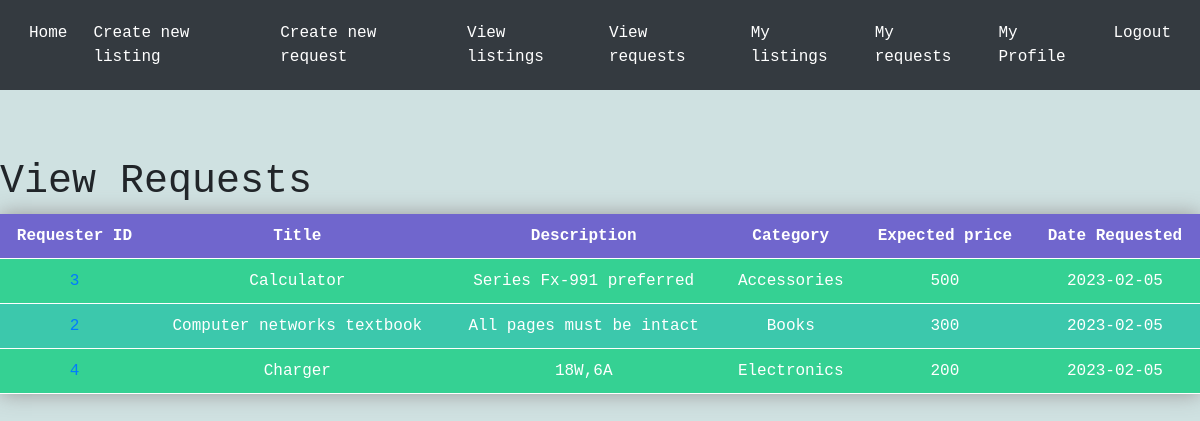
The page /viewrequests (signed in) on the database its author committed.
### tables this page shows
CREATE TABLE requests (
    id INTEGER PRIMARY KEY AUTOINCREMENT,
    user_id INTEGER NOT NULL,
    title TEXT NOT NULL,
    description TEXT NOT NULL,
    category TEXT NOT NULL,
    price INTEGER NOT NULL,
    date DATE,
    FOREIGN KEY (user_id) REFERENCES Users(id)
);

### app.py (the view)
@app.route('/viewrequests')
def viewrequests():
    conn = sqlite3.connect('database.db')
    c = conn.cursor()
    c.execute("SELECT * FROM requests where user_id != ?",(session['id'],))
    requests = c.fetchall()
    return render_template('viewrequests.html', requests=requests)

### templates/viewrequests.html (shortened to what this page needs)
{% extends 'base.html' %}
{% block content %}
    <h1>View Requests</h1>
    <table class="neon-table">
        <tr>
            <th>Requester ID</th>
            <th>Title</th>
            <th>Description</th>
            <th>Category</th>
            <th>Expected price</th>
            <th>Date Requested</th>
        </tr>
        {% for request in requests %}
        <tr>
            <td>
                <a href="/otherprofile/{{ request[1] }}">
                {{ request[1] }}
                </a>
            </td>
            <td>{{ request[2] }}</td>
            <td>{{ request[3] }}</td>
            <td>{{ request[4] }}</td>
            <td>{{ request[5] }}</td>
            <td>{{ request[6] }}</td>
        {% endfor %}
    </table>
{% endblock %}

### templates/base.html (style rules this page uses)
body { background-color: #fafafa; font-family: 'JetBrains Mono', monospace; }
body { background-color: #cfe1e1; font-family: 'JetBrains Mono', monospace; }
.neon-table { width: 100%; border-collapse: collapse; box-shadow: 0 0 20px #999898; }
.neon-table th, .neon-table td { padding: 10px; text-align: center; border-bottom: 1px solid #ffffff; }
.neon-table th { background-color: #7066cd; color: #ffffff; font-weight: bold; }
.neon-table tr:nth-child(even) { background-color: #35d193; color: #ffffff; }
.neon-table tr:nth-child(odd) { background-color: #3cc8ac; color: #ffffff; }

### rows shown on the page
requests: user "3", title "Calculator", description "Series Fx-991 preferred", category "Accessories", price "500", date "2023-02-05"
requests: user "2", title "Computer networks textbook", description "All pages must be intact", category "Books", price "300", date "2023-02-05"
requests: user "4", title "Charger", description "18W,6A", category "Electronics", price "200", date "2023-02-05"
